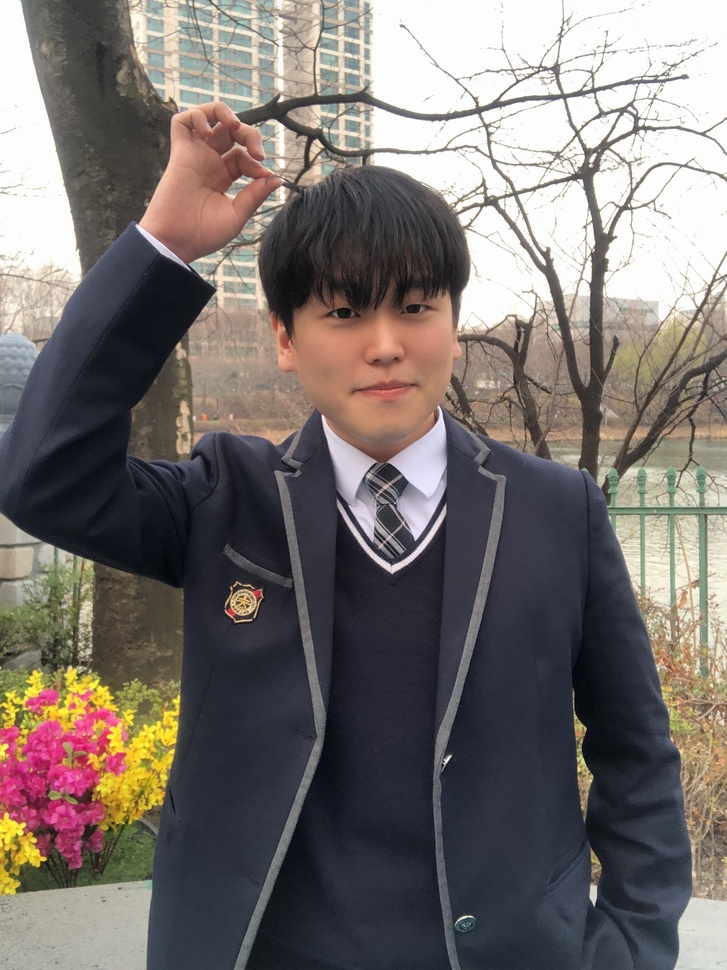
#> input picture yooseok.jpg, 727 x 970 px, shrunk from 2160 x 2880 before the run
$ jupyter execute --allow-errors assignment_03_assignment_03_1.ipynb
#> lines starting #> are read from the running program, lines starting #| are printed output that depends on the picture
# Derivative of Matrix

## import library

[cell 1]
import numpy as np
import matplotlib.image as img
import matplotlib.pyplot as plt
import matplotlib.colors as colors

## load image

[cell 2]
I = img.imread('yooseok.jpg')
#> I is the input picture: shape (970, 727, 3); mean R, G, B 119.6, 112.7, 109.9
plt.imshow(I)

## check the size of image

[cell 3]
I.shape
#> Out = (970, 727, 3)

## convert the input image into gray scale if it is color

[cell 4]
def rgb2gray(rgb):

    r, g, b = rgb[:,:,0], rgb[:,:,1], rgb[:,:,2]
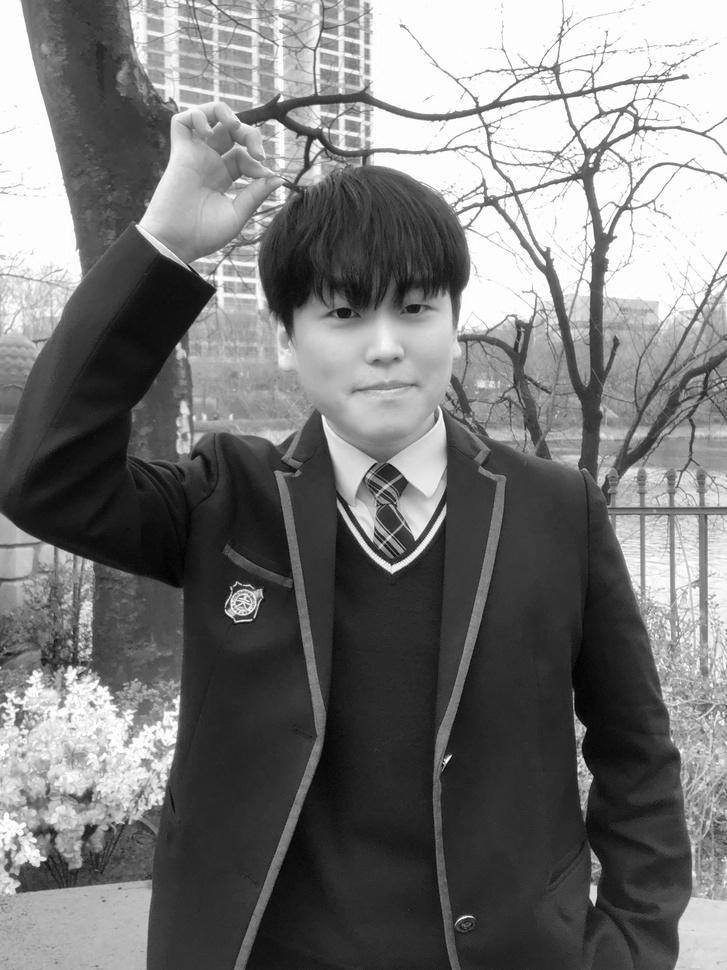
#> r: shape (970, 727); min 0, max 255, mean 119.6
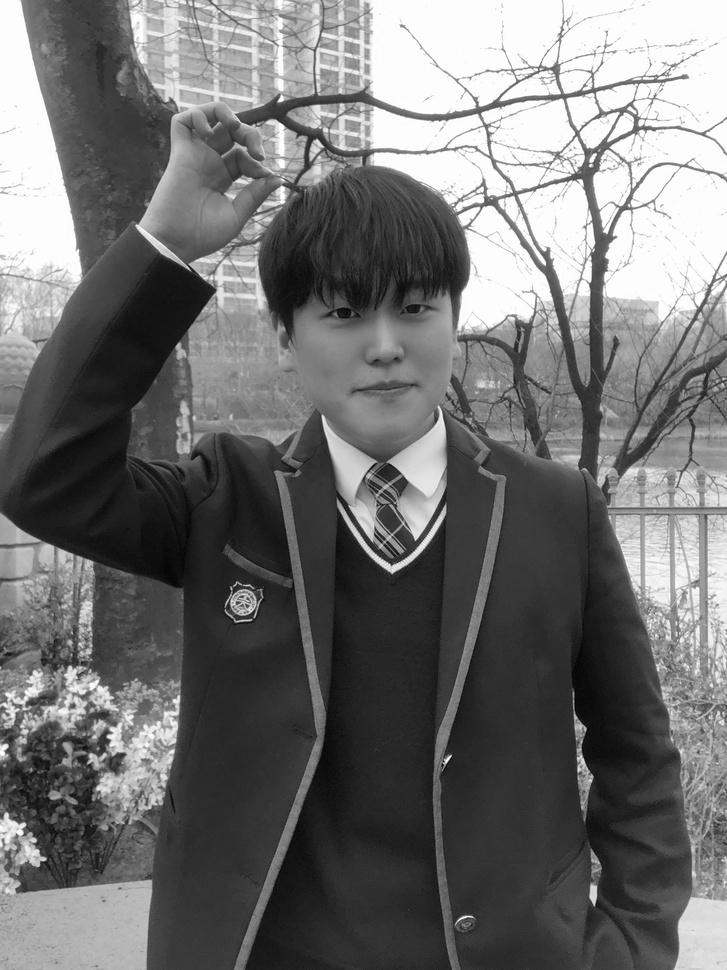
#> g: shape (970, 727); min 0, max 255, mean 112.7
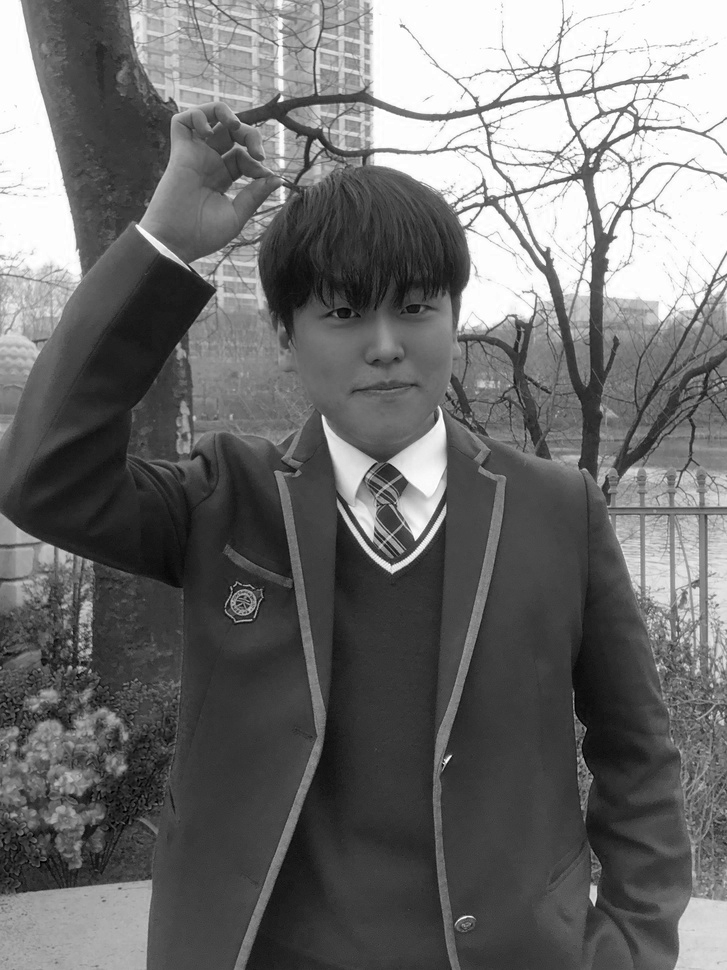
#> b: shape (970, 727); min 0, max 255, mean 109.9
    gray = 0.2989 * r + 0.5870 * g + 0.1140 * b

    return gray

if I.shape[2] == 3:
    I = rgb2gray(I)

plt.imshow(I, cmap='gray', vmin = 0, vmax = 255)
plt.show()

## normalize input image so that the range of image is $[0, 1]$

[cell 5]
I /= 255
#> I: shape (970, 727) float64
print(I)
#> (printed output is left out)
